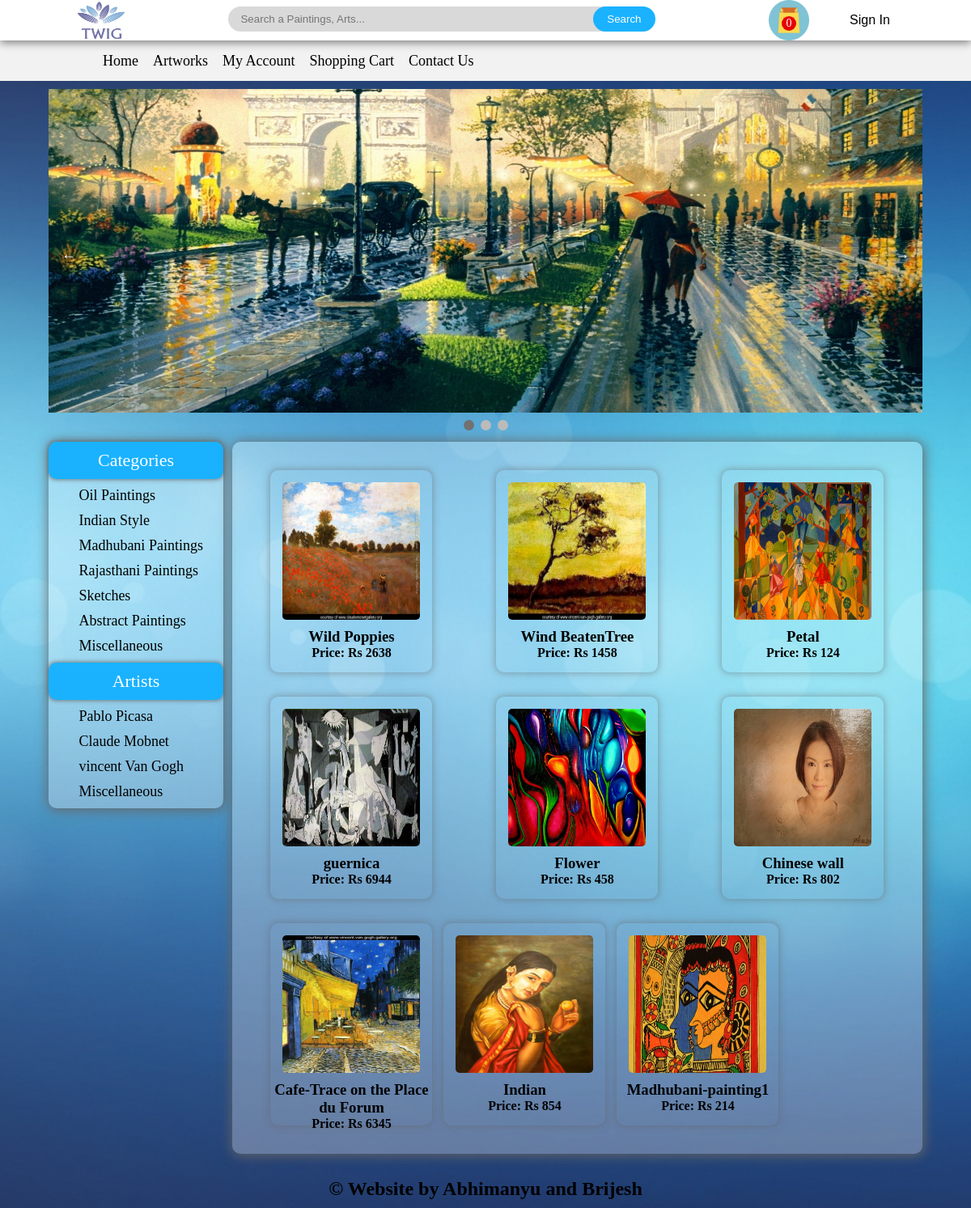
Page /ecommerce/index.php on the committed database.
### tables this page shows
CREATE TABLE `categories` (
  `cat_id` int(100) NOT NULL,
  `cat_title` text NOT NULL
);

CREATE TABLE `brand` (
  `brand_id` int(100) NOT NULL,
  `brand_title` text NOT NULL
);

CREATE TABLE `products` (
  `product_id` int(100) NOT NULL,
  `product_cat` int(100) NOT NULL,
  `product_brand` int(100) NOT NULL,
  `product_title` varchar(255) NOT NULL,
  `product_price` int(100) NOT NULL,
  `product_desc` text NOT NULL,
  `product_image` text NOT NULL,
  `product_keywords` text NOT NULL
);

### ecommerce/functions/functions.php (the view, shortened to what this page needs)
<?php
$con = mysqli_connect("localhost","root","","ecommerce");
function getIp(){
	$ip = $_SERVER['REMOTE_ADDR'];
	return $ip;
}
function total_items(){
	global $con;
	if(isset($_GET['add_cart'])){
		$ip = getIp();
		$get_items = "select * from cart where ip_add='$ip'";
		$run_items = mysqli_query($con, $get_items);
		$count_items = mysqli_num_rows($run_items);
	}
	else{
		$ip = getIp();
		$get_items = "select * from cart where ip_add='$ip'";
		$run_items = mysqli_query($con, $get_items);
		$count_items = mysqli_num_rows($run_items);
	}
		echo $count_items;
}
function getCats(){
	global $con;
	$get_cats = "select * from categories";
	$run_cats = mysqli_query($con,$get_cats);
	while($row_cats = mysqli_fetch_array($run_cats)){
		$cat_id = $row_cats['cat_id'];
		$cat_title = $row_cats['cat_title'];
		echo "<li><a href='index.php?cat=$cat_id'>$cat_title</a></li>";
	}
}
function getBrands(){
	global $con;
	$get_br = "select * from brand";
	$run_br = mysqli_query($con,$get_br);
	while($row_br = mysqli_fetch_array($run_br)){
		$br_id = $row_br['brand_id'];
		$br_title = $row_br['brand_title'];
		echo "<li><a href='index.php?brand=$br_id'>$br_title</a></li>";
	}
}
function getPro(){
	if(!isset($_GET['cat'])){
		if(!isset($_GET['brand'])){
			global $con;
			$get_pro = "select * from products order by RAND() LIMIT 0,9";
			$run_pro = mysqli_query($con,$get_pro);
			while($row_pro = mysqli_fetch_array($run_pro)){
				$pro_id = $row_pro['product_id'];
				$pro_title = $row_pro['product_title'];
				$pro_price = $row_pro['product_price'];
				$pro_image = $row_pro['product_image'];
				echo "
					<a href='details.php?pro_id=$pro_id' style='color:black;' ><div id='single_product' onmouseover='chngdetsin(this)' onmouseout='chngdets(this,\"$pro_title\",\"<b>Price: Rs $pro_price</b>\")'>
						<img src='admin_area/product_images/$pro_image' />
						<h3>$pro_title</h3>
						<p><b>Price: Rs $pro_price</b></p>
					</div></a>
				";
			}
		}
	}
}
?>

### ecommerce/index.php (shortened to what this page needs)
<!DOCTYPE>
<?php
	include("functions/functions.php");
?>
<html>
	<head>
		<link rel="stylesheet" href="styles/style.css" media="all" />
	</head>
	<body style="background-image: url('images/bg.jpg');">
		<div class="top_wrapper">
			<div class="header_wrapper" align="center">
				<a href="index.php" style="float:left;"> <img id="logo" src="images/logo.png" /> </a>
				<div class="headerelements">
					<a href="cart.php">
						<div id="cartbox" style="background-image:url('images/cartimg.png');" >
							<div id="carttext">
								<?php total_items(); ?>
							</div>
						</div>
					</a>
					<div id="signinbox" style="" >
						<div class="dropdown">
					<?php if(!isset($_SESSION['customer_email'])){
						echo "<button class='dropbtn'>Sign In</button>";
						}
						else{
							echo "<button class='dropbtn'>Hey, <span style=' overflow:hidden;text-overflow: ellipsis; font-size:15px;white-space:nowrap;display:block;'>".$_SESSION['customer_email']."</span></button>";
						}
					?>
						</div>
					</div>
				</div>
				<div id="form" align="center">
					<form method="get" action="results.php" enctype="multipart/form-data">
						<input type="text" name="user_query" placeholder="Search a Paintings, Arts..." onfocus="document.getElementsByClassName('main_wrapper')[0].style.opacity = '0.8';" onblur="document.getElementsByClassName('main_wrapper')[0].style.opacity = '1';" />
						<input type="submit" name="search" value="Search" />
					</form>
				</div>
			</div>
			<div class="menubar">
				<ul id="menu">
					<li><a href="index.php">Home</a></li>
					<li><a href="all_products.php">Artworks</a></li>
					<li><a href="customer/my_account.php">My Account</a></li>
					<li><a href="cart.php">Shopping Cart</a></li>
					<li><a href="contact_us.php">Contact Us</a></li>
				</ul>
			</div>
		</div>
		<div class="main_wrapper">
		<?php
		if(!isset($_GET['brand']) && !isset($_GET['cat'])){
		echo "
		<div class='slideshow-container'>
			<div class='mySlides fade'>
			  <img src='images/image1.jpg' style='width:100%;height:400px;'>
			</div>
			<div class='mySlides fade'>
			  <img src='images/image2.jpg' style='width:100%;height:400px;'>
			</div>
			<div class='mySlides fade'>
			  <img src='images/image3.jpg' style='width:100%;height:400px;'>
			</div>
			<a class='prev' onclick='plusSlides(-1)'>&#8592;</a>
			<a class='next' onclick='plusSlides(1)'>&#8594;</a>
			</div>
			<br>
			<div style='text-align:center;margin-bottom:10px;margin-top:-10px;'>
			  <span class='dot' onclick='currentSlide(1)'></span>
			  <span class='dot' onclick='currentSlide(2)'></span>
			  <span class='dot' onclick='currentSlide(3)'></span>
			</div>
			<script>
			var slideIndex = 1;
			showSlides(slideIndex);
			function plusSlides(n) {
			  showSlides(slideIndex += n);
			}
			function currentSlide(n) {
			  showSlides(slideIndex = n);
			}
			function showSlides(n) {
			  var i;
			  var slides = document.getElementsByClassName('mySlides');
			  var dots = document.getElementsByClassName('dot');
			  if (n > slides.length) {slideIndex = 1}
			  if (n < 1) {slideIndex = slides.length}
			  for (i = 0; i < slides.length; i++) {
				  slides[i].style.display = 'none';
			  }
			  for (i = 0; i < dots.length; i++) {
				  dots[i].className = dots[i].className.replace(' active', '');
			  }
			  slides[slideIndex-1].style.display = 'block';
			  dots[slideIndex-1].className += ' active';
			}
		</script>
		";
		}
		?>
			<div class="content_wrapper">
				<div id="sidebar">
					<div id="sidebar_title">Categories</div>
					<ul id="cats">
						<?php getCats(); ?>
					</ul>
					<div id="sidebar_title">Artists</div>
					<ul id="cats">
						<?php getBrands();?>
					</ul>
				</div>
				<div id="content_area">
					<div id="products_box">
							<?php getPro(); ?>
					</div>
				</div>
			</div>
			<div id="footer" style="clear:both;margin-bottom:10px;">
			<h2 style="text-align:center;padding-top:10px;">&copy; Website by Abhimanyu and Brijesh	</h2>
			</div>
		</div>
	</body>
</html>

### rows in the picture
categories: cat_title "Oil Paintings"
categories: cat_title "Indian Style"
categories: cat_title "Madhubani Paintings"
categories: cat_title "Rajasthani Paintings"
categories: cat_title "Sketches"
categories: cat_title "Abstract Paintings"
categories: cat_title "Miscellaneous"
brand: brand_title "Pablo Picasa"
brand: brand_title "Claude Mobnet"
brand: brand_title "vincent Van Gogh"
brand: brand_title "Miscellaneous"
products: product_image (picture), product_title "Wild Poppies", product_price "2638"
products: product_image (picture), product_title "Wind BeatenTree", product_price "1458"
products: product_image (picture), product_title "Petal", product_price "124"
products: product_image (picture), product_title "guernica", product_price "6944"
products: product_image (picture), product_title "Flower", product_price "458"
products: product_image (picture), product_title "Chinese wall", product_price "802"
products: product_image (picture), product_title "Cafe-Trace on the Place du Forum", product_price "6345"
products: product_image (picture), product_title "Indian", product_price "854"
products: product_image (picture), product_title "Madhubani-painting1", product_price "214"

### other values in the picture
$count_items "0"
